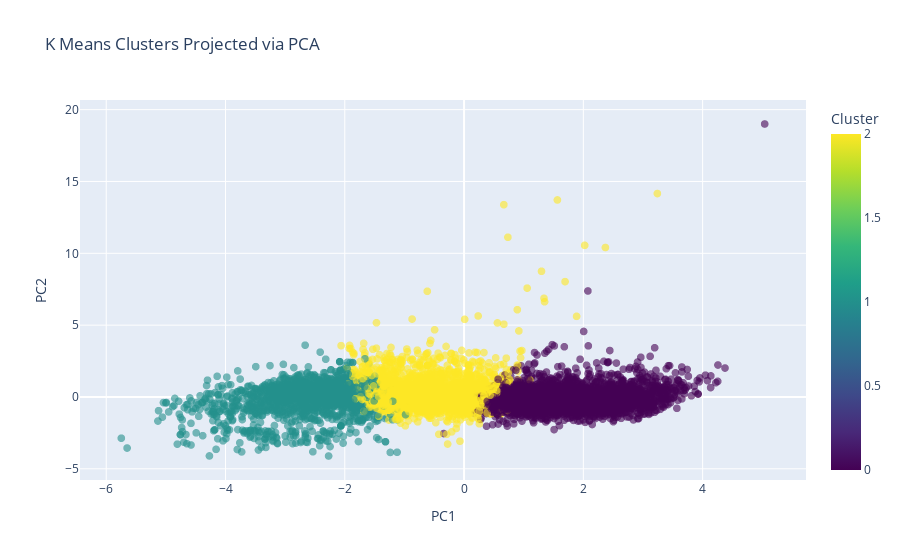

Notebook cell for this chart:
### Markdown cell above
The baseline K Means solution with three clusters split the dataset into groups of very different sizes, with Cluster 0 containing the largest share of movies (3983), Cluster 1 containing 2977, and Cluster 2 containing 2093. This imbalance indicates that the feature space is not evenly distributed and that certain types of movies dominate the dataset. Specifically, Cluster 2 likely represents mainstream films with moderate to high engagement metrics, Cluster 0 may capture lower revenue or low engagement films, and Cluster 1 may represent a middle tier. These groupings provide an initial structure for understanding how movies naturally separate based on numeric performance signals like audience engagement, financial success, and content richness.

### Code cell
pca = PCA(n_components=2)
X_pca = pca.fit_transform(X_scaled)

df_plot = pd.DataFrame({
    'PC1': X_pca[:, 0],
    'PC2': X_pca[:, 1],
    'cluster': df_clusters['cluster']
})



fig = px.scatter(
    df_plot,
    x='PC1',
    y='PC2',
    color='cluster',
    color_continuous_scale='Viridis',
    title='K Means Clusters Projected via PCA',
    labels={'PC1': 'PC1', 'PC2': 'PC2', 'cluster': 'Cluster'},
    hover_data=['cluster']
)
fig.update_traces(marker=dict(size=8, opacity=0.6))
fig.show()

### Figure 1 — Plotly figure (JSON) as saved in the notebook; plotly's stock layout.template omitted (floating-point values rounded to 4 significant figures; data arrays with more than 128 entries replaced by an {"elided": "..."} marker saying what was removed)
{"data": [{"customdata": {"elided": "9017x1 int values"}, "hovertemplate": "PC1=%{x}<br>PC2=%{y}<br>Cluster=%{marker.color}<extra></extra>", "legendgroup": "", "marker": {"color": {"elided": "9017 int values"}, "coloraxis": "coloraxis", "opacity": 0.6, "size": 8, "symbol": "circle"}, "mode": "markers", "name": "", "showlegend": false, "type": "scattergl", "x": {"elided": "9017 float values"}, "xaxis": "x", "y": {"elided": "9017 float values"}, "yaxis": "y"}], "layout": {"coloraxis": {"colorbar": {"title": {"text": "Cluster"}}, "colorscale": [[0, "#440154"], [0.1111, "#482878"], [0.2222, "#3e4989"], [0.3333, "#31688e"], [0.4444, "#26828e"], [0.5556, "#1f9e89"], [0.6667, "#35b779"], [0.7778, "#6ece58"], [0.8889, "#b5de2b"], [1, "#fde725"]]}, "legend": {"tracegroupgap": 0}, "title": {"text": "K Means Clusters Projected via PCA"}, "xaxis": {"anchor": "y", "domain": [0, 1], "title": {"text": "PC1"}}, "yaxis": {"anchor": "x", "domain": [0, 1], "title": {"text": "PC2"}}}}
